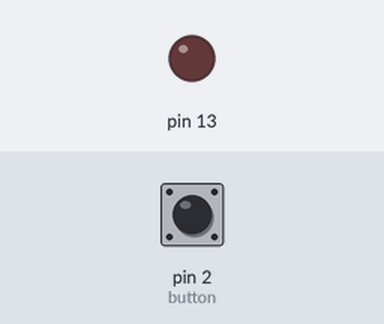
Bench run of a sketch on a simulated Arduino Uno, built with avr-gcc and run on an emulated ATmega328P. Parts: output pins drawn as LEDs (lit = HIGH). Inputs (shaded band) come from the test bench; at power-on: pin 2 (button) HIGH. What the sketch prints to the serial monitor is not drawn.

Above: at 1.2 s.
1.3 s: pin 2 (button) pulled LOW for 0.15 s
Timing chart, 0 to 4.3 s (numbered marks = the images above; inputs shaded):
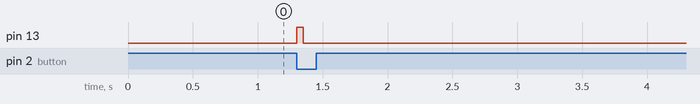

The sketch:

Lab_3_C1.ino
```cpp
// Lab03_INT_Contador_LED.ino
volatile uint32_t pulso = 0;
volatile bool nuevo_dato = false;

void ISR_pulso() {
    pulso++;
    nuevo_dato = true;
}

void setup() {
    pinMode(2, INPUT_PULLUP);
    pinMode(13, OUTPUT);
    attachInterrupt(digitalPinToInterrupt(2), ISR_pulso, FALLING);
    Serial.begin(9600);
    Serial.println(F("Lab 03 - Contador de pulsos (INT0)"));
    Serial.println(F("Presiona el boton en pin 2"));
}

void loop() {
    if (nuevo_dato) {
        nuevo_dato = false;
        noInterrupts();
        uint32_t copia_pulsos = pulso;
        interrupts();

        Serial.print(F("Pulso: "));
        Serial.println(copia_pulsos);

        // LED parpadea brevemente en cada pulso
        digitalWrite(13, HIGH);
        delay(50);
        digitalWrite(13, LOW);
    }
}
```

Measured:
- after the input at 1.3 s, pin 13: LOW → HIGH at once, → LOW 0.05 s later
